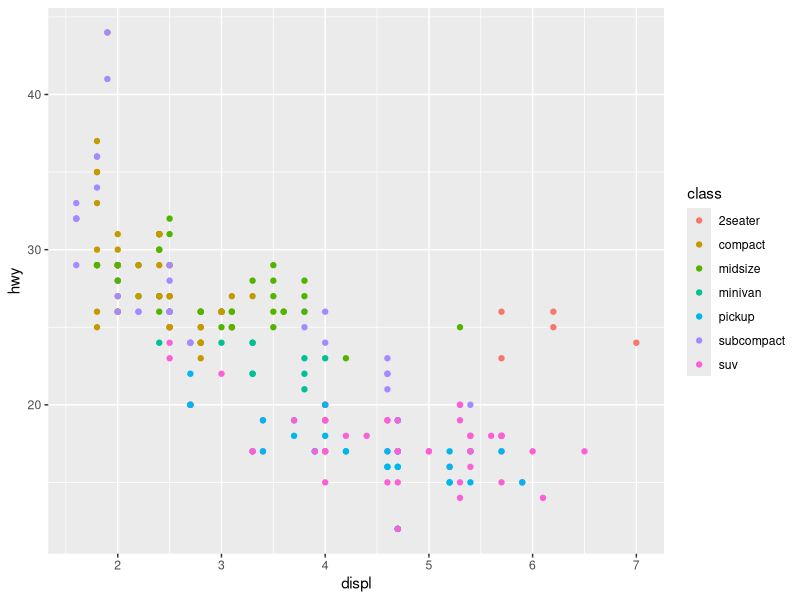
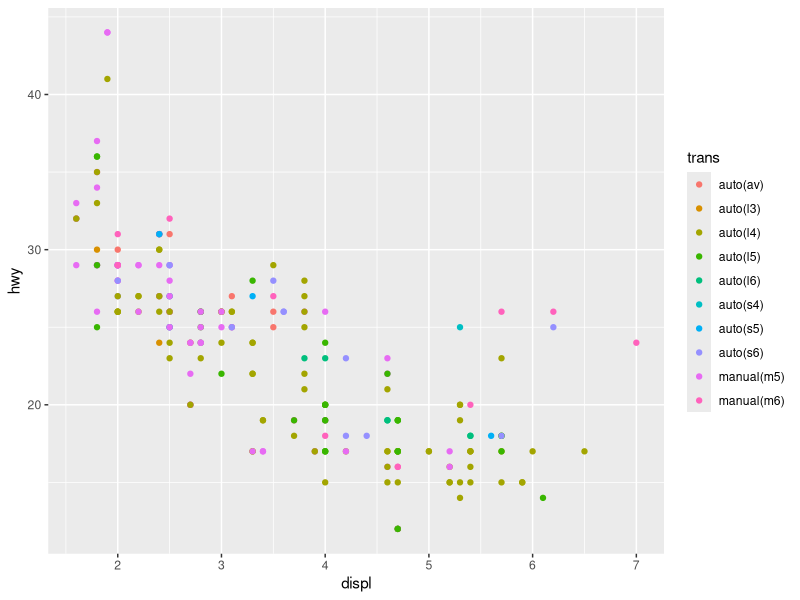
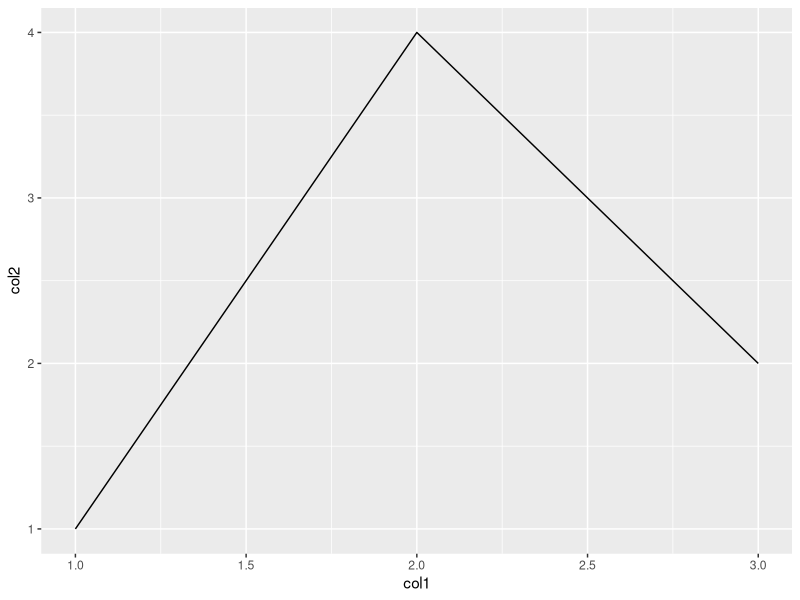

Write R code to recreate these figures, in order.
library(ggplot2)
head(mpg)
ggplot(mpg,aes(displ,hwy,color=class))+geom_point()
ggplot(mpg,aes(displ,hwy,color=trans))+geom_point()


#geom_line
df=data.frame(col1=1:3,col2=c(1,4,2))
ggplot(df,aes(col1,col2))+geom_line()
